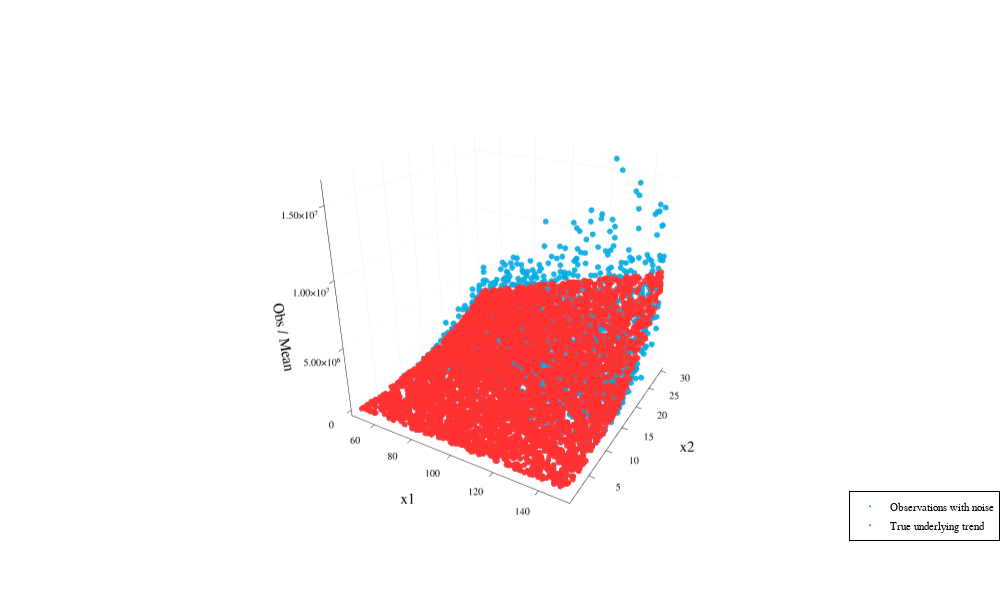

The notebook cell this image was saved under:
### Markdown cell above
# Visualise Data

### Code cell
Plots.scatter(
    mockdata.x1,
    mockdata.x2,
    mockdata.Y_obs,
    label = "Observations with noise",
    markerstrokewidth = 0,
    markersize = 1,          # smaller dots
    alpha = 0.9,              # more transparency
    color = :deepskyblue3,      # clearer blue than default
    xlabel = "x1",
    ylabel = "x2",
    zlabel = "Obs / Mean",
    legend = :bottomright,
    size = (1000,600)
)

Plots.scatter!(
    mockdata.x1,
    mockdata.x2,
    mockdata.mean,
    label = "True underlying trend",
    markerstrokewidth = 0,
    markersize = 1,          # slightly larger for emphasis
    alpha = 0.9,               # solid but not harsh
    color = :firebrick2        # strong red, not neon
)

# plot!(
#     gridalpha = 0.12,
#     camera = (30, 25)
# )

### Figure 1 — Plotly figure (JSON) as saved in the notebook; plotly's stock layout.template omitted (floating-point values rounded to 4 significant figures; data arrays with more than 128 entries replaced by an {"elided": "..."} marker saying what was removed)
{"data": [{"colorbar": {"len": 0.9429, "title": "", "x": 0.9961, "y": 0.522}, "legendgroup": "Observations with noise", "marker": {"color": "rgba(0, 154, 205, 0.900)", "line": {"color": "rgba(0, 0, 0, 0.900)", "width": 0}, "size": 2, "symbol": "circle"}, "mode": "markers", "name": "Observations with noise", "scene": "scene", "showlegend": true, "type": "scatter3d", "x": {"elided": "5000 float values"}, "xaxis": "x", "y": {"elided": "5000 float values"}, "yaxis": "y", "z": {"elided": "5000 float values"}, "zaxis": "z"}, {"colorbar": {"len": 0.9429, "title": "", "x": 0.9961, "y": 0.522}, "legendgroup": "True underlying trend", "marker": {"color": "rgba(238, 44, 44, 0.900)", "line": {"color": "rgba(0, 0, 0, 0.900)", "width": 0}, "size": 2, "symbol": "circle"}, "mode": "markers", "name": "True underlying trend", "scene": "scene", "showlegend": true, "type": "scatter3d", "x": {"elided": "5000 float values"}, "xaxis": "x", "y": {"elided": "5000 float values"}, "yaxis": "y", "z": {"elided": "5000 float values"}, "zaxis": "z"}], "layout": {"annotations": [], "height": 600, "legend": {"bgcolor": "rgba(255, 255, 255, 1.000)", "bordercolor": "rgba(0, 0, 0, 1.000)", "borderwidth": 1, "font": {"color": "rgba(0, 0, 0, 1.000)", "family": "sans-serif", "size": 11}, "title": {"font": {"color": "rgba(0, 0, 0, 1.000)", "family": "sans-serif", "size": 15}, "text": ""}, "tracegroupgap": 0, "traceorder": "normal", "x": 1, "xanchor": "right", "y": 0.07, "yanchor": "bottom"}, "margin": {"b": 20, "l": 0, "r": 0, "t": 20}, "paper_bgcolor": "rgba(255, 255, 255, 1.000)", "plot_bgcolor": "rgba(255, 255, 255, 1.000)", "scene": {"camera": {"eye": {"x": 1.178, "y": -2.041, "z": 1.099}, "projection": "orthographic"}, "domain": {"x": [0.03699, 0.9961], "y": [0.05054, 0.9934]}, "xaxis": {"gridcolor": "rgba(0, 0, 0, 0.120)", "gridwidth": 0.5, "linecolor": "rgba(0, 0, 0, 1.000)", "mirror": false, "range": [47.01, 153.0], "showgrid": true, "showline": true, "showticklabels": true, "tickangle": 0, "tickcolor": "rgb(0, 0, 0)", "tickfont": {"color": "rgba(0, 0, 0, 1.000)", "family": "sans-serif", "size": 11}, "tickmode": "array", "ticks": "inside", "ticktext": ["60", "80", "100", "120", "140"], "tickvals": [60, 80, 100, 120, 140], "title": "x1", "titlefont": {"color": "rgba(0, 0, 0, 1.000)", "family": "sans-serif", "size": 15}, "type": "-", "visible": true, "zeroline": false, "zerolinecolor": "rgba(0, 0, 0, 1.000)"}, "yaxis": {"gridcolor": "rgba(0, 0, 0, 0.120)", "gridwidth": 0.5, "linecolor": "rgba(0, 0, 0, 1.000)", "mirror": false, "range": [0.1355, 30.86], "showgrid": true, "showline": true, "showticklabels": true, "tickangle": 0, "tickcolor": "rgb(0, 0, 0)", "tickfont": {"color": "rgba(0, 0, 0, 1.000)", "family": "sans-serif", "size": 11}, "tickmode": "array", "ticks": "inside", "ticktext": ["5", "10", "15", "20", "25", "30"], "tickvals": [5, 10, 15, 20, 25, 30], "title": "x2", "titlefont": {"color": "rgba(0, 0, 0, 1.000)", "family": "sans-serif", "size": 15}, "type": "-", "visible": true, "zeroline": false, "zerolinecolor": "rgba(0, 0, 0, 1.000)"}, "zaxis": {"gridcolor": "rgba(0, 0, 0, 0.120)", "gridwidth": 0.5, "linecolor": "rgba(0, 0, 0, 1.000)", "mirror": false, "range": [-483700.0, 16610000.0], "showgrid": true, "showline": true, "showticklabels": true, "tickangle": 0, "tickcolor": "rgb(0, 0, 0)", "tickfont": {"color": "rgba(0, 0, 0, 1.000)", "family": "sans-serif", "size": 11}, "tickmode": "array", "ticks": "inside", "ticktext": ["0", "5.00×10⁶", "1.00×10⁷", "1.50×10⁷"], "tickvals": [0, 5000000, 10000000, 15000000], "title": "Obs / Mean", "titlefont": {"color": "rgba(0, 0, 0, 1.000)", "family": "sans-serif", "size": 15}, "type": "-", "visible": true, "zeroline": false, "zerolinecolor": "rgba(0, 0, 0, 1.000)"}}, "showlegend": true, "width": 1000}}
